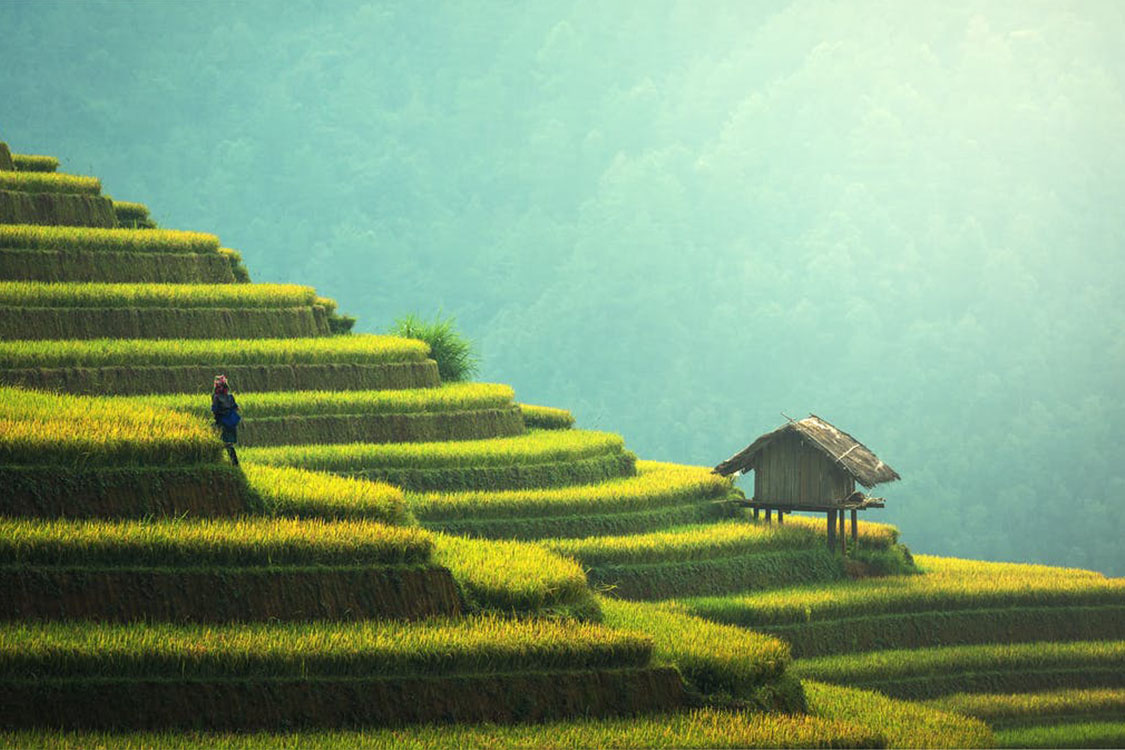
#> input picture Python_photo/10.jpeg, 1125 x 750 px
$ python -i filters.py   (imports and definitions only)   (older library calls are emulated)
#> lines starting #> are read from the running program, lines starting #| are printed output that depends on the picture
#> further down, picture is the input picture: shape (750, 1125, 3); mean B, G, R 121.3, 158.4, 129.1
import cv2
import numpy as np


# [18 lines left out: functions median_filter, dark_colors_filter, not called in this run]


def gaussian_filter(image, filter_size):
    return cv2.GaussianBlur(image, (filter_size, filter_size), 0)


# [28 lines left out: functions increase_contrast, laplacian_filter, not called in this run]


def sobel_filter(image):
    """Apply Sobel filter on the image."""
    # The Sobel filter is used for edge detection.
    # We apply it separately on the x and y axis, then combine the results.
    sobel_x = cv2.Sobel(image, cv2.CV_64F, 1, 0, ksize=5)
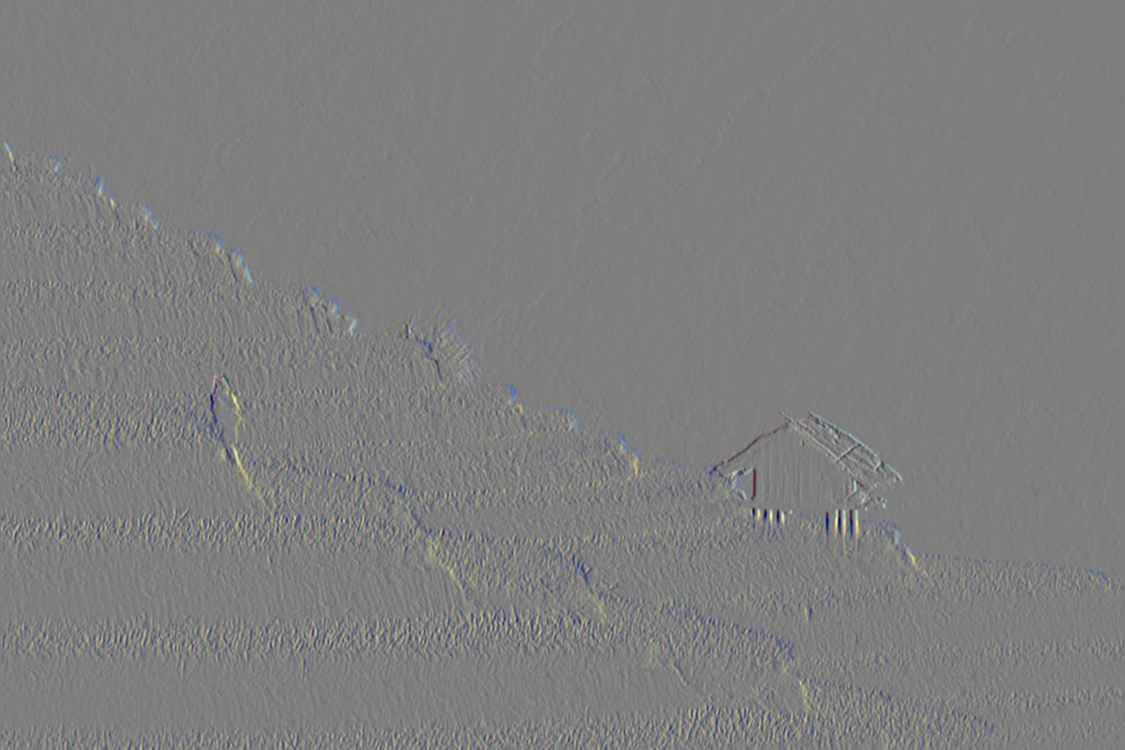
#> sobel_x: shape (750, 1125, 3) float64; mean B, G, R 11, 9.9, 8.6; drawn with min black and max white
    sobel_y = cv2.Sobel(image, cv2.CV_64F, 0, 1, ksize=5)
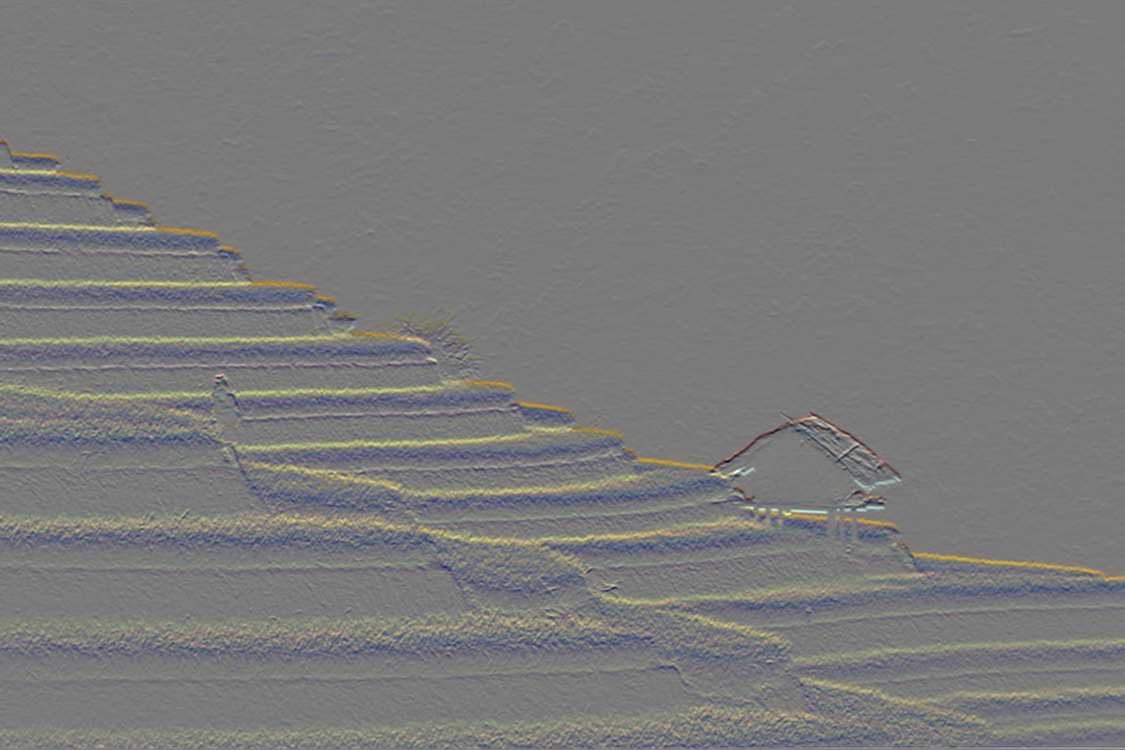
#> sobel_y: shape (750, 1125, 3) float64; mean B, G, R -27.2, -19.8, -13; drawn with min black and max white
    sobel_image = cv2.sqrt(
        cv2.addWeighted(cv2.pow(sobel_x, 2.0), 1.0, cv2.pow(sobel_y, 2.0), 1.0, 0)
    )
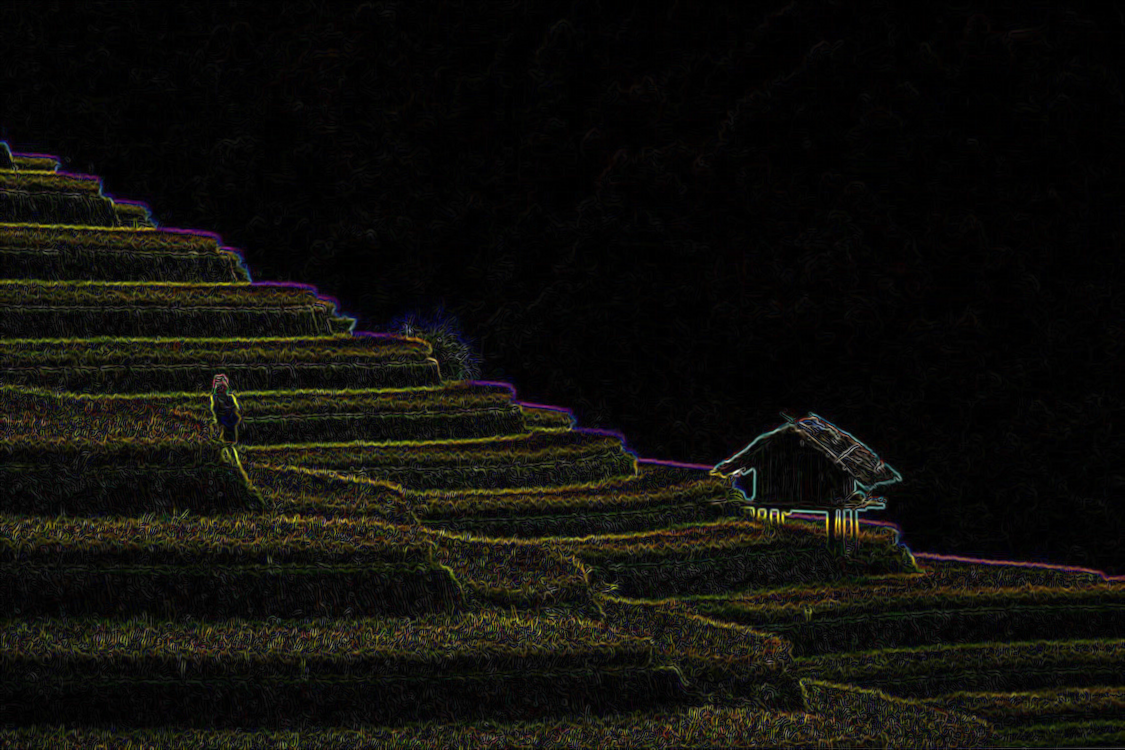
#> sobel_image: shape (750, 1125, 3) float64; mean B, G, R 374.9, 505, 528.2; drawn with min black and max white
    sobel_image = cv2.normalize(
        sobel_image, None, alpha=0, beta=255, norm_type=cv2.NORM_MINMAX, dtype=cv2.CV_8U
    )
    return sobel_image


# [38 lines left out: functions warm_filter, cold_filter, not called in this run]

>>> import cv2
>>> picture = cv2.imread('10.jpeg')
>>> result = sobel_filter(picture)

$ run again, on Python_photo/7.jpeg
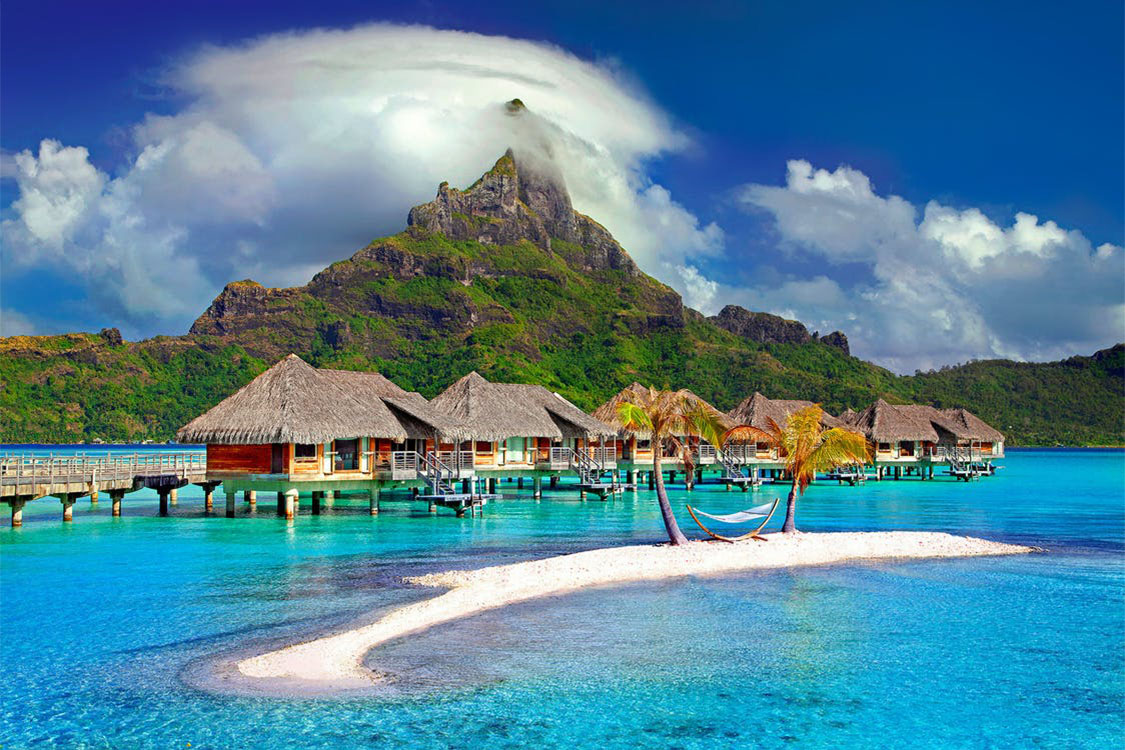
#> input picture Python_photo/7.jpeg, 1125 x 750 px
#> picture is the input picture: shape (750, 1125, 3); mean B, G, R 152.4, 131.5, 82.1
#> in sobel_filter, `sobel_y = cv2.Sobel(image, cv2.CV_64F, 0, 1, ksize=5)`:
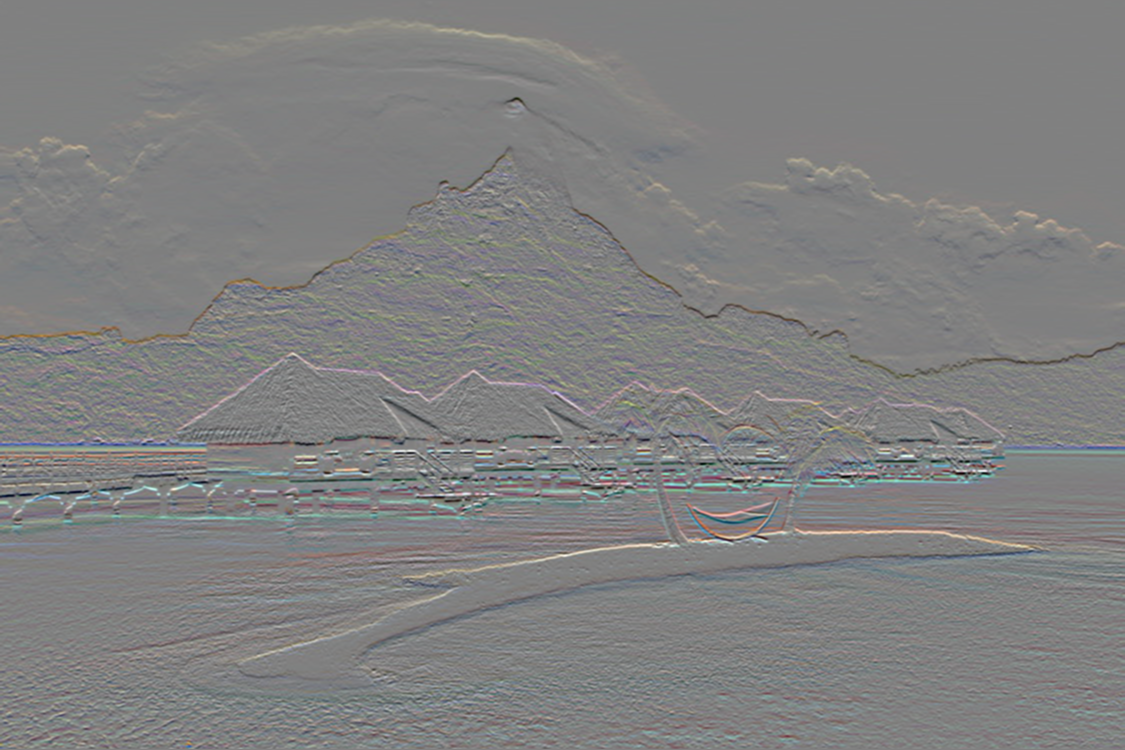
#> sobel_y: shape (750, 1125, 3) float64; mean B, G, R 10.7, 17.8, 0.5; drawn with min black and max white
#> in sobel_filter, `sobel_image = cv2.sqrt( cv2.addWeighted(cv2.pow(sobel_x, 2.0), 1.0, cv..`:
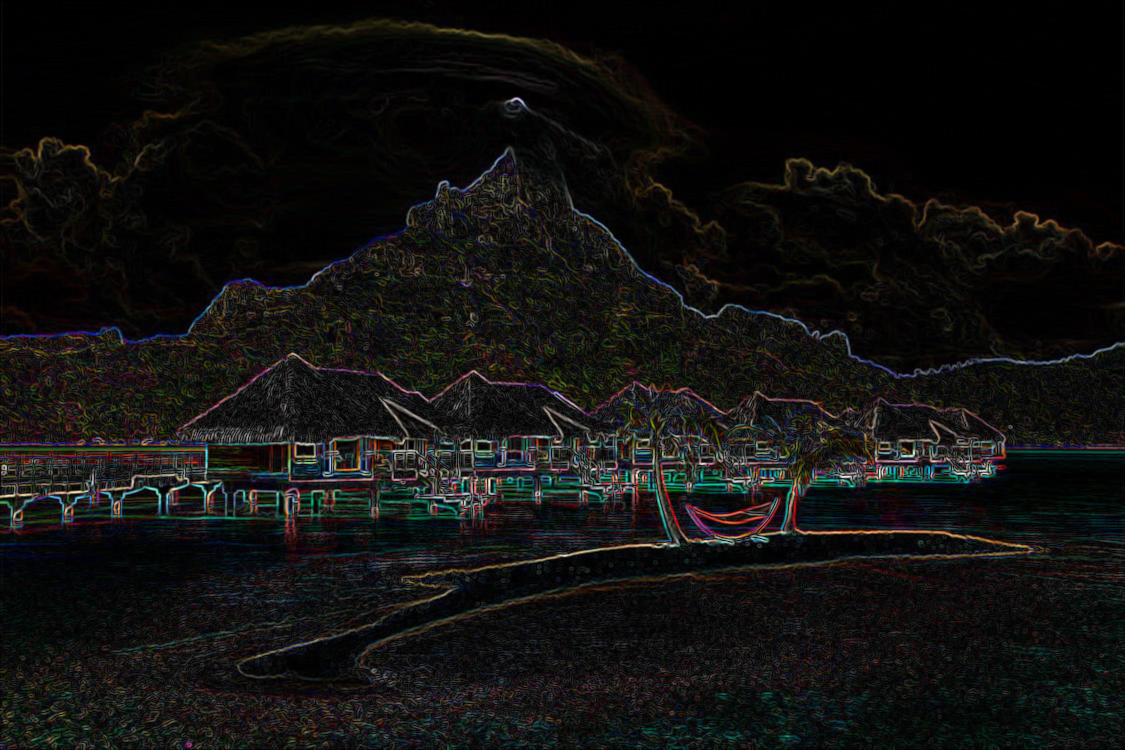
#> sobel_image: shape (750, 1125, 3) float64; mean B, G, R 732.1, 788.3, 804.4; drawn with min black and max white
